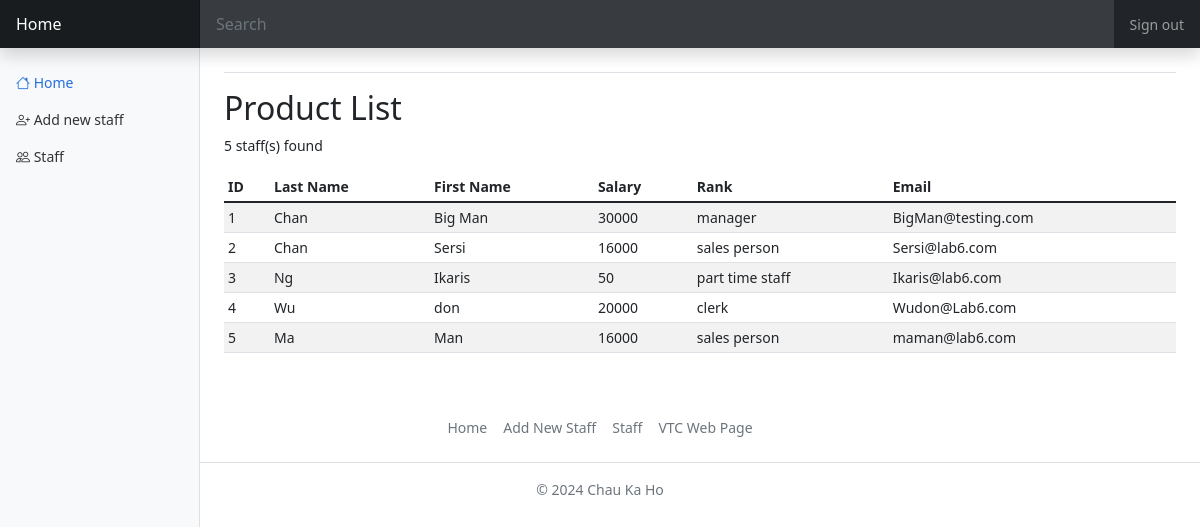
Page /staff.php on the committed database.
### tables this page shows
CREATE TABLE IF NOT EXISTS `staff` (
  `staffID` int NOT NULL AUTO_INCREMENT,
  `lastname` varchar(50)  NOT NULL,
  `firstname` varchar(50)  NOT NULL,
  `gender` varchar(1)  NOT NULL,
  `salary` int NOT NULL,
  `position` varchar(20) NOT NULL,
  `email` varchar(100)  NOT NULL,
  PRIMARY KEY (`staffID`)
);

### staff.php (the view, shortened to what this page needs)
<!doctype html>
<html lang="en">
  <head>
<link href="./assets/dist/css/bootstrap.min.css" rel="stylesheet">
    <link href="lab6.css" rel="stylesheet">
  </head>
  <body>
 <?php
require_once "./inc/sidebar.inc.php";
require_once "./inc/header.inc.php" ;
require_once "./inc/footer.inc.php" ;
$pdo = dbconnect();
try {
    $sql =  'SELECT * FROM staff ';
    $stmt = $pdo->prepare( $sql ) ;
    $stmt->execute();
} catch (PDOException $e) {
  die($e->getMessage());
}
 printHeader() ;
?>
<div class="container-fluid">
  <div class="row">
  <?php
   printSideBar();
   ?>
    <main class="col-md-9 ms-sm-auto col-lg-10 px-md-4">
      <div class="d-flex justify-content-between flex-wrap flex-md-nowrap align-items-center pt-3 pb-2 mb-3 border-bottom">
      </div>
      <h2>Product List</h2>
      <div class="table-responsive">
        <table class="table table-striped table-sm">
          <thead>
            <tr>
              <th scope="col">ID</th>
              <th scope="col">Last Name</th>
              <th scope="col">First Name</th>
              <th scope="col">Salary</th>
              <th scope="col">Rank</th>
              <th scope="col">Email</th>
            </tr>
          </thead>
          <tbody>
          <?php
            $numFound = $stmt->rowCount();
            echo "<p>".$numFound." staff(s) found</p>";
            if( $numFound > 0 ) {
                while( $result = $stmt->fetch( ) ) {
                    echo "<tr>\n";
                    echo "<td>".$result[ "staffID" ]."</td>\n";
                    echo "<td>".$result[ 'lastname' ]."</td>\n";
                    echo "<td>".$result[ 'firstname' ]."</td>\n";
                    echo "<td>".$result[ 'salary' ]."</td>\n";
                    echo "<td>".$result[ 'position' ]."</td>\n";
                    echo "<td>".$result[ 'email' ]."</td>\n";
                    echo "</tr>\n";
                }
            }
            ?>
          </tbody>
        </table>
      </div>
    </main>
  </div>
</div>
<?php
 printFooter( ) ;
 ?>
    </body>
</html>

### inc/sidebar.inc.php
<link rel="stylesheet" href="https://cdn.jsdelivr.net/npm/bootstrap-icons@1.11.3/font/bootstrap-icons.min.css">
<?php
function printSideBar() {
?>
 <nav id="sidebarMenu" class="col-md-3 col-lg-2 d-md-block bg-light sidebar collapse">
      <div class="position-sticky pt-3">
        <ul class="nav flex-column">
          <li class="nav-item">
            <a class="nav-link active" aria-current="page" href="index.php">
            <i class="bi bi-house"></i>
              Home
            </a>
          </li>
          <li class="nav-item">
            <a class="nav-link" href="addNewStaff.php">
            <i class="bi bi-person-plus"></i>
              Add new staff
            </a>
          </li>
          <li class="nav-item">
            <a class="nav-link" href="staff.php">
            <i class="bi bi-people"></i>
              Staff
            </a>
          </li>
        </ul>
    </nav>
<?php
}
?>

### inc/header.inc.php (shortened to what this page needs)
<?php
function printHeader() {
?>
<header class="navbar navbar-dark sticky-top bg-dark flex-md-nowrap p-0 shadow">
  <a class="navbar-brand col-md-3 col-lg-2 me-0 px-3" href="index.php">Home</a>
  <input class="form-control form-control-dark w-100" type="text" placeholder="Search" aria-label="Search">
  <div class="navbar-nav">
    <div class="nav-item text-nowrap">
      <a class="nav-link px-3" href="#">Sign out</a>
    </div>
  </div>
</header>
<?php
}
?>

### inc/footer.inc.php
<?php
function printFooter() {
?>
<footer class="py-3 my-4">
    <ul class="nav justify-content-center border-bottom pb-3 mb-3">
      <li class="nav-item"><a href="index.php" class="nav-link px-2 text-muted">Home</a></li>
      <li class="nav-item"><a href="addNewStaff.php" class="nav-link px-2 text-muted">Add New Staff</a></li>
      <li class="nav-item"><a href="staff.php" class="nav-link px-2 text-muted">Staff</a></li>
      <li class="nav-item"><a href=" https://www.vtc.edu.hk/html/tc/" class="nav-link px-2 text-muted">VTC Web Page</a></li>
    </ul>
    <p class="text-center text-muted">&copy; 2024 Chau Ka Ho</p>
  </footer>
<?php
}
?>

### lab6.css (style rules this page uses)
body { font-size: .875rem; }
.sidebar { position: fixed; top: 0; bottom: 0; left: 0; z-index: 100; padding: 48px 0 0; box-shadow: inset -1px 0 0 rgba(0, 0, 0, .1); }
.sidebar .nav-link { font-weight: 500; color: #333; }
.sidebar .nav-link.active { color: #2470dc; }
.navbar-brand { padding-top: .75rem; padding-bottom: .75rem; font-size: 1rem; background-color: rgba(0, 0, 0, .25); box-shadow: inset -1px 0 0 rgba(0, 0, 0, .25); }
.navbar .form-control { padding: .75rem 1rem; border-width: 0; border-radius: 0; }
.form-control-dark { color: #fff; background-color: rgba(255, 255, 255, .1); border-color: rgba(255, 255, 255, .1); }

### rows in the picture
staff: staffID "1", lastname "Chan", firstname "Big Man", salary "30000", position "manager", email "BigMan@testing.com"
staff: staffID "2", lastname "Chan", firstname "Sersi", salary "16000", position "sales person", email "Sersi@lab6.com"
staff: staffID "3", lastname "Ng", firstname "Ikaris", salary "50", position "part time staff", email "Ikaris@lab6.com"
staff: staffID "4", lastname "Wu", firstname "don", salary "20000", position "clerk", email "Wudon@Lab6.com"
staff: staffID "5", lastname "Ma", firstname "Man", salary "16000", position "sales person", email "maman@lab6.com"

### other values in the picture
$numFound "5"
